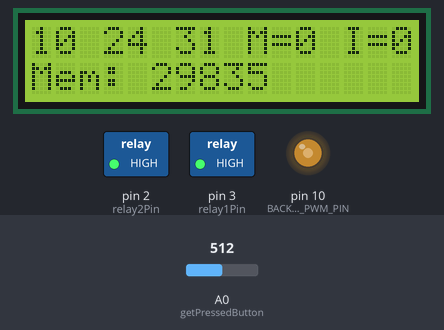
Bench run of a sketch on a simulated Arduino Uno, built with avr-gcc and run on an emulated ATmega328P. Parts: 16×2 character LCD, switched loads named in the sketch (green lamp = pin HIGH), output pins drawn as LEDs (lit = HIGH). The inputs (shaded band) are chosen by the test bench; at power-on: A0 (getPressedButton) = 512. The local clock reads 2024-03-15 10:24:30 at power-on unless the sketch sets it; what the sketch prints to the serial monitor is not drawn.

Above: at 1.14 s.
1.3 s: A0 (getPressedButton) set to 589
3.5 s: A0 (getPressedButton) set to 615
At 4.6 s:
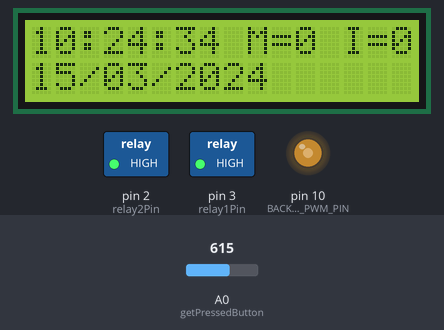
5.6 s: A0 (getPressedButton) set to 40
At 6.24 s:
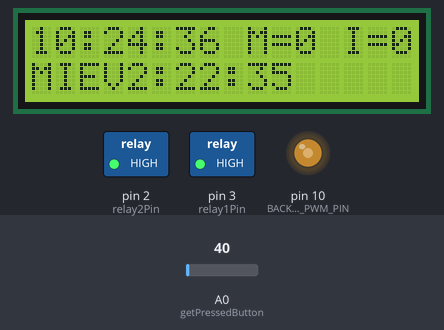
7.1 s: A0 (getPressedButton) set to 610
At 8.4 s:
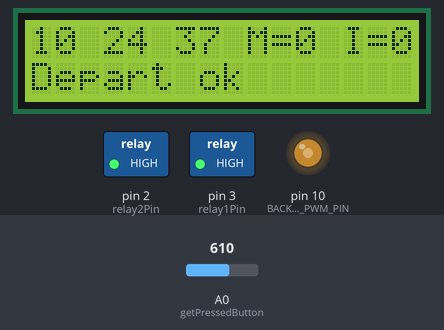
10.1 s: A0 (getPressedButton) set to 590
At 10.33 s:
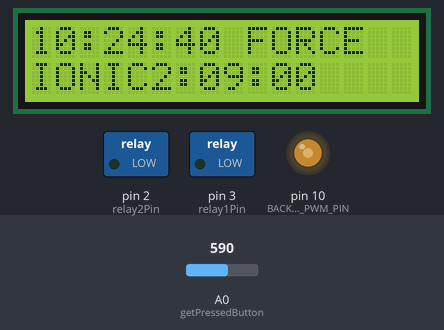
Timing chart, 0 to 13.1 s (numbered marks = the images above; inputs shaded):
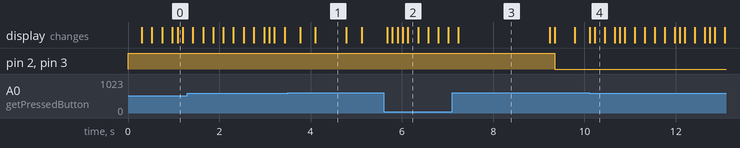

Measured:
- the behaviour switches between 599 and 600 on A0 (getPressedButton) (found by bisection; images 0 and 1)
- after the input at 5.6 s, the display: first changes after 0.08 s (image 2 shows a later state)
- after the input at 7.1 s, pin 2 (relay2Pin), pin 3 (relay1Pin): HIGH → LOW after 2.2 s; the display: changes after 0.14 s (image 3)
- after the input at 10.1 s, the display: first differs from a run without the input after 0.12 s (image 4)
- what the display in image 1 shows lasts 0.7 s, from 4.1 s to 4.8 s
- what the display in image 3 shows lasts 2.0 s, from 7.2 s to 9.2 s

The sketch:

VoitElecChargeurV8LCDButtonHeure.ino
```cpp
// fonctions Date et heure en utilisant
// le RTC DS1307 RTC via bus I2C et librairie Wire
#include <Wire.h>
#include "RTClib.h"
#include <LiquidCrystal.h>

// Utilise les port A4 (SDA) et A5 (SCL)
RTC_DS1307 RTC;

// LCD
static LiquidCrystal lcd(8, 9, 4, 5, 6, 7);
const byte BACKLIGHT_PWM_PIN = 10; /** Broche pour le contrôle du rétroéclairage */
byte backlight_niveau = 125;


// Bouton
enum {
  BUTTON_NONE,  /*!< Pas de bouton appuyé */
  BUTTON_UP,    /*!< Bouton UP (haut) */
  BUTTON_DOWN,  /*!< Bouton DOWN (bas) */
  BUTTON_LEFT,  /*!< Bouton LEFT (gauche) */
  BUTTON_RIGHT, /*!< Bouton RIGHT (droite) */
  BUTTON_SELECT /*!< Bouton SELECT */
};

const int keyRepeatRate = 80;    // when held, key repeats 1000 / keyRepeatRate times per second
unsigned long lastKeyCheckTime = 0;
int lastKeyPressed = 0;
const int keySampleRate = 200; // ms between checking keypad for key
unsigned long lastKeyPressTime = 0;
int localKey =0;

// Relay pin
const int relay1Pin = 3;
const int relay2Pin = 2;
bool relay1Miev;
bool relay2Ionic;

// date
// Variable pour mettre la date une seule fois au demarrage
// ATTENTION : Recompiler avec false pour qu'il n'y ai pas remise à la date a chaque reboot.

bool setFirstDateTime = false;
DateTime now;
DateTime adjuste_Time;
DateTime Debut1Miev;
DateTime Fin1Miev;
DateTime Debut2Ionic;
DateTime Fin2Ionic;
bool forceChargement = false;

// menu
int MODE_AFFICHAGE;
#define MAX_MODE_AFFICHAGE 9

void setup ()
{
  // INIT SERIAL
  Serial.begin(9600);

  // INIT RELAIS
  pinMode(relay1Pin, OUTPUT);
  digitalWrite(relay1Pin, HIGH);
  pinMode(relay2Pin, OUTPUT);
  digitalWrite(relay2Pin, HIGH);

  // INIT RTC
  Wire.begin();
  RTC.begin();

  // SET RTC
  if (setFirstDateTime)
  {
    Serial.println("Mise en place heure");
    if (RTC.isrunning())
    {
      Serial.println("Mise en place heure OK");
      RTC.adjust(DateTime(__DATE__, __TIME__)); // La ligne suivante fixe la date et l'heure du RTC avec les date et heure de compilation du sketch
      //RTC.adjust(DateTime(2014, 1, 21, 8, 59, 40));
    }
    else
    {
      Serial.println("Erreur mise en place RTC");
    }
  }

  // INIT LCD
  lcd.begin(16, 2);
  // rétroéclairage 0->255
  analogWrite(BACKLIGHT_PWM_PIN, backlight_niveau);

  // Menu
  MODE_AFFICHAGE = 0;

}

void loop ()
{

  now = RTC.now();
  CalculDebutFin();

  // Si force chargement
  // Pas de vérif des timers
  if (!forceChargement)
  {
    CheckRelais1();
    CheckRelais2();
  }

  // Gestion force chargement
  CheckForceChargement();

  GestionBouton();
  GestionAffichageMenu();
  delay(100);

}


unsigned long testMillis(){

    return 0xFFFEB3F8 + millis() ;
}
```

Affichage.ino
```cpp
void GestionAffichageMenu()
{

   EcritureStatutRelais();

   switch (MODE_AFFICHAGE)
    {
        // Affiche info demarrage
        case 0:
          {
                EcritureTimeLCD(now);
                EcritureLCD("Power Concoures ");
                adjuste_Time = DateTime(now.year(), now.month(), now.day(), now.hour(), now.minute(), 0);
                break;
          }

        // force chargement
        case 1:
         {
                EcritureTimeLCD(now);
                if (forceChargement)
                {
                    EcritureLCD("Arreter Charge ?");
                }
                else
                {
                    EcritureLCD("Forcer Charge ? ");
                }
                break;
          }

        // Reglage heure
        case 2:
          {
                //RTC.adjust(DateTime(2014, 1, 21, 23, 59, 50));
                EcritureTimeLCDFixe(adjuste_Time);
                EcritureLCD("Reglage Heure   ");
                break;
          }


        // Reglage LCD
        case 3:
          {
                EcritureTimeLCD(now);
                EcritureLCD("Reglage LCD     ");
                EcritureNiveauBackLight(backlight_niveau);
                break;
          }


        // Affiche date
        case 4:
          {
                EcritureTimeLCD(now);
                EcritureDateLCD(now);
                break;
          }

          // Affiche memoire restante
        case 5:
            {
                  EcritureTimeLCD(now);
                  EcritureLCD("                ");
                  EcritureLCD("Mem: ");
                  lcd.setCursor(5,1) ;
                  lcd.print(freeRam());
                  break;
            }

         // Affiche Miev1
        case 6:
            {
                  EcritureTimeLCD(now);
                  EcritureLCD("MIEV1:          ");
                  lcd.setCursor(6,1) ;
                  EcritureTimeLCDSecondeLigne(Debut1Miev);
                  break;
            }
         // Affiche Miev2
        case 7:
            {
                  EcritureTimeLCD(now);
                  EcritureLCD("MIEV2:          ");
                  lcd.setCursor(6,1) ;
                  EcritureTimeLCDSecondeLigne(Fin1Miev);
                  break;
            }
         // Affiche Miev2
        case 8:
            {
                  EcritureTimeLCD(now);
                  EcritureLCD("IONIC1:         ");
                  lcd.setCursor(7,1) ;
                  EcritureTimeLCDSecondeLigne(Debut2Ionic);
                  break;
            }
        // Affiche Miev2
        case 9:
            {
                  EcritureTimeLCD(now);
                  EcritureLCD("IONIC2:         ");
                  lcd.setCursor(7,1) ;
                  EcritureTimeLCDSecondeLigne(Fin2Ionic);
                  break;
            }


    }
}
```

Button.ino
```cpp
/** Retourne le bouton appuyé (si il y en a un) */
byte getPressedButton() {

  /* Lit l'état des boutons */
  int value = analogRead(A0);

  if (value < 1000)
        Serial.println(value);

  /* Calcul l'état des boutons */
  if (value < 50)
    return BUTTON_RIGHT;
  else if (value < 200)
    return BUTTON_UP;
  else if (value < 300)
    return BUTTON_DOWN;
  else if (value < 600)
    return BUTTON_LEFT;
  else if (value < 850)
    return BUTTON_SELECT;
  else
    return BUTTON_NONE;
}


void GestionBouton()
{

    // check for key presses
    // check for key presses
    if (testMillis() > lastKeyCheckTime + keySampleRate)
    {
        lastKeyCheckTime = testMillis();
        localKey = getPressedButton();
        if (localKey != lastKeyPressed)
        {
            TraitementBouton(localKey);
        }
        else
        {
            // key value has not changed, key is being held down, has it been long enough?
            // (but don't process localKey = 0 = no key pressed)
            if (localKey != 0 && testMillis() > lastKeyPressTime + keyRepeatRate)
            {
                // yes, repeat this key
                // changed: don't repeat left and right, they only change menu options
                if (localKey != 5 && localKey != 2)
                {
                    // and really, no sense in repeating except when chaning numeric settings
                    //if (!strcmp(settings[settingsPos].type, "int") || !strcmp(settings[settingsPos].type, "dec")){
                        TraitementBouton(localKey);
                    //}
                }
            }
        }
    }
}

void TraitementBouton(byte bout)
{

  switch (bout) {

      case BUTTON_NONE:
        break;

      ////////////////
      case BUTTON_UP:


           if (MODE_AFFICHAGE == 2) // Ajuste horloge
           {
                adjuste_Time = DateTime (adjuste_Time.unixtime() + 60);
           }
           if (MODE_AFFICHAGE == 3) // Ajuste lcd
            {
                backlight_niveau = backlight_niveau + 5;
                analogWrite(BACKLIGHT_PWM_PIN, backlight_niveau);
            }

        break;

      ///////////////////
      case BUTTON_DOWN:

            if (MODE_AFFICHAGE == 2) // Ajuste horloge
            {
                adjuste_Time = DateTime (adjuste_Time.unixtime() - 60);
            }
            if (MODE_AFFICHAGE == 3) // Ajuste lcd
            {
                backlight_niveau = backlight_niveau - 5;
                analogWrite(BACKLIGHT_PWM_PIN, backlight_niveau);
            }


        break;

       //////////////////////
       case BUTTON_SELECT:

            if (MODE_AFFICHAGE == 2) // Ajuste horloge
            {
                RTC.adjust(adjuste_Time);     // Enregistre
                EcritureLCD("Changement ok   "); // Affiche ok
                delay(1000);                   // Attend
                MODE_AFFICHAGE = 0;           // change sur le menu d'origine
            }
            if (MODE_AFFICHAGE == 1) // Forcer chargement
            {
                if (forceChargement)
                {
                    forceChargement = false;
                    EcritureLCD("Arret ok        ");
                }
                else
                {
                    forceChargement = true;
                    EcritureLCD("Depart ok       ");
                }
                delay(2000);                   // Attend
                MODE_AFFICHAGE = 0;           // change sur le menu d'origine
            }


        break;


      // Changement de menu gauche droite
      case BUTTON_RIGHT:
         {
            MODE_AFFICHAGE = MODE_AFFICHAGE + 1;
            if (MODE_AFFICHAGE > MAX_MODE_AFFICHAGE)
            {
                MODE_AFFICHAGE = 0;
            }
            break;
         }
      case BUTTON_LEFT:
         {
            MODE_AFFICHAGE = MODE_AFFICHAGE - 1;
            if (MODE_AFFICHAGE < 0)
            {
                MODE_AFFICHAGE = MAX_MODE_AFFICHAGE;
            }
            break;
         }


  }

}
```

Debug.ino
```cpp
int freeRam ()
{
  extern int __heap_start, *__brkval;
  int v;
  return (int) &v - (__brkval == 0 ? (int) &__heap_start : (int) __brkval);
}
```

Relais.ino
```cpp
/////////////////////////
//  Verif si on doit arreter le forcage
//  Arret à 9H
/////////////////////////
void CheckForceChargement()
{
    // Si on est en forcé
    if (forceChargement)
    {
        // Si relais pas encore actif -> On active
        if (!relay1Miev)
        {
            relay1Miev = true;
            digitalWrite(relay1Pin, LOW);
        }
        if (!relay2Ionic)
        {
            relay2Ionic = true;
            digitalWrite(relay2Pin, LOW);
        }

        // Doit on arreter le forceCharge ?
        // est on entre 9h00'00s et 9h00'10s
        DateTime deb = DateTime(now.year(), now.month(), now.day(), 9, 0, 0);
        DateTime fin = DateTime(now.year(), now.month(), now.day(), 9, 0, 10);

        bool test = IsBetween(now, deb, fin);
        if (test)
        {
            forceChargement = false;
        }
    }
 }


/////////////////////////
//  Regle relais 1 MIEV
/////////////////////////
void CheckRelais1()
{

  bool test = IsBetween(now, Debut1Miev, Fin1Miev);

  // 12h00 entre 9h -> 22H15 : true
  // 00h00 entre 23h -> 9H : false
 if (test)
  {
    //Serial.println("MIEV OFF");
    // DE activation uniquement si nécessaire
    if (relay1Miev)
    {
      relay1Miev = false;
      digitalWrite(relay1Pin, HIGH);
    }
  }
  else
  {
    //Serial.println("MIEV ON");
    //  activation uniquement si nécessaire
    if (!relay1Miev)
    {
      relay1Miev = true;
      digitalWrite(relay1Pin, LOW);
    }
  }
}

/////////////////////////
//  Regle relais 2 IONIC
/////////////////////////
void CheckRelais2()
{
   bool test = IsBetween(now, Debut2Ionic, Fin2Ionic);

   // 12h00 entre 1h30h -> 9H : false
   // 02h00 entre 1h30 -> 9H : true
  if (!test)
  {
    //Serial.println("IONIC OFF");
    // DE activation uniquement si nécessaire
    if (relay2Ionic)
    {
      relay2Ionic = false;
      digitalWrite(relay2Pin, HIGH);
    }
  }
  else
  {
    //Serial.println("IONIC ON");
    //  activation uniquement si nécessaire
    if (!relay2Ionic)
    {
      relay2Ionic = true;
      digitalWrite(relay2Pin, LOW);
    }
  }
}
```

Time.ino
```cpp
/////////////////////////
//  Regle relais 1 MIEV
//  Maintenant :
//  DateDeb : 6h30  -> Arret relais
//  DateFin : 22H30 -> Debut relais
//  retourne true si DateDeb < maintenant < DateFin
/////////////////////////
bool IsBetween(DateTime maintenant, DateTime dateDeb, DateTime dateFin)
{
  unsigned long test = maintenant.unixtime();
  unsigned long deb  = dateDeb.unixtime();
  unsigned long fin  = dateFin.unixtime();

  if (deb < test & test < fin)
  {
      return true;
  }
  else
  {
      return false;
  }
}


void CalculDebutFin()
{
  // Tarif bleu 12Kw
  // HC : 0.13kw/h
  // Heure creuse : 22h30 -> 6h30

  // Charge dure max 8H * 2.3kw =
  // Indique la plage d'arret
  Debut1Miev =  DateTime(now.year(), now.month(), now.day(), 9, 0, 0);
  Fin1Miev =    DateTime(now.year(), now.month(), now.day(), 22, 35, 0);

  // Charge dure max 5H * 2.76kw =
  Debut2Ionic = DateTime(now.year(), now.month(), now.day(), 1, 30, 0);
  Fin2Ionic =   DateTime(now.year(), now.month(), now.day(), 9, 0, 0);
}
```

Lcd.ino
```cpp
void EcritureLCD(String info)
{
  //lcd.clear();
  //lcd.setCursor(0,1) ; //sets cursor to second line first row
  //lcd.print("                ");
  lcd.setCursor(0,1) ;
  lcd.print(info);
}

void EcritureNiveauBackLight(byte level)
{
  lcd.setCursor(12,1);
  lcd.print("   ");
  lcd.setCursor(12,1);
  lcd.print(level);
}


void EcritureStatutRelais()
{
    // |10:10:10 M=M I=A|
    // |10:10:10 FORCE  |
    if (forceChargement)
    {
        lcd.setCursor(8,0);
        lcd.print(" FORCE  ");
    }
    else
    {
       // |10:10:10 M=M I=A|
       lcd.setCursor(8,0);
       lcd.print(" M=");
       lcd.print(relay1Miev);
       lcd.print(" I=");
       lcd.print(relay2Ionic);
   }
}

void EcritureTimeLCD(DateTime MyDateAndTime)
{
    lcd.setCursor(0,0);
    LcdPrint2Digits(MyDateAndTime.hour());
    sep();
    LcdPrint2Digits(MyDateAndTime.minute());
    sep();
    LcdPrint2Digits(MyDateAndTime.second());
}

void EcritureTimeLCDSecondeLigne(DateTime MyDateAndTime)
{
    LcdPrint2Digits(MyDateAndTime.hour());
    lcd.print(":");
    LcdPrint2Digits(MyDateAndTime.minute());
}

void EcritureTimeLCDFixe(DateTime MyDateAndTime)
{
    lcd.setCursor(0,0);
    LcdPrint2Digits(MyDateAndTime.hour());
    lcd.print("-");
    LcdPrint2Digits(MyDateAndTime.minute());
    lcd.print("-");
    LcdPrint2Digits(MyDateAndTime.second());
}

// sur ligne 2
void EcritureDateLCD(DateTime MyDateAndTime)
{
    lcd.setCursor(0,1) ; //sets cursor to second line first row
    lcd.print("                ");
    lcd.setCursor(0,1);
    LcdPrint2Digits(MyDateAndTime.day());
    lcd.print("/");
    LcdPrint2Digits(MyDateAndTime.month());
    lcd.print("/");
    lcd.print(MyDateAndTime.year());
}

/////////////////////////////////////
// Clignotement ":"
/////////////////////////////////////
char sep()
{
    unsigned long s = testMillis()/1000L;
    if(s%2==0)
    {
        lcd.print(":");
    }
    else {
        lcd.print(" ");
    }
}

/////////////////////////////////////
// Gestion affichage sur 2H -> 02H
/////////////////////////////////////
void LcdPrint2Digits(byte number)
{
  if (number < 10)
  {
      lcd.print("0");
  }
  //lcd.print(number, DEC);
  lcd.print(number);
}
```
